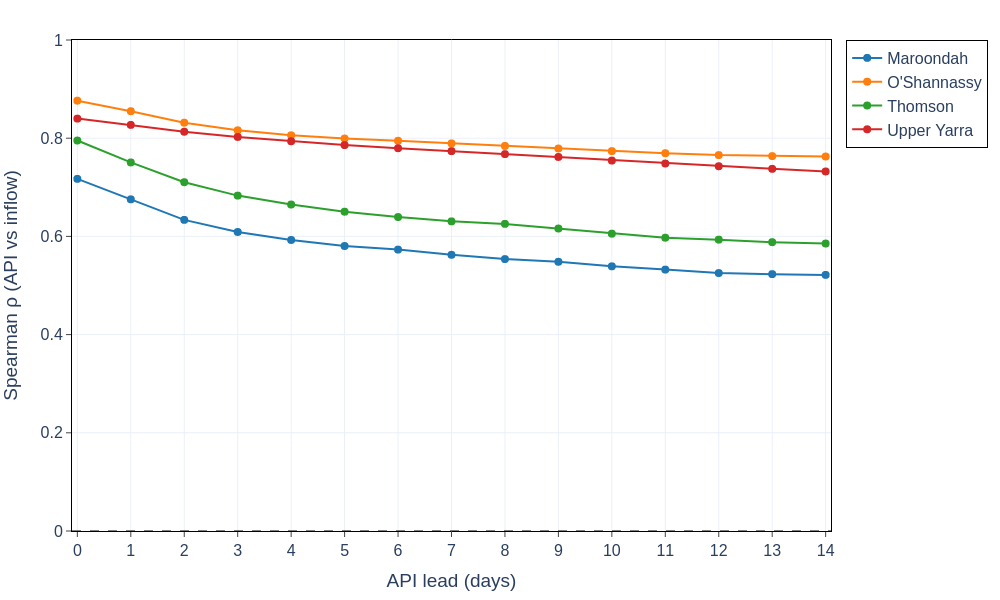

Write the Python code that produced this figure.
# filename: api_lag_analysis.py
import pandas as pd
import numpy as np
from scipy.stats import spearmanr
import plotly.graph_objects as go
import plotly.io as pio

file_name = "MWC_raw_water_reservoirs_2015_2019.xlsx"

# Load necessary datasets
xls = pd.ExcelFile(file_name)
df_rainfall = pd.read_excel(xls, sheet_name="MajorCatchmentRainfal")
df_inflow = pd.read_excel(xls, sheet_name="MajorStorageStreamflow")
df_summary = pd.read_csv("api_calibration_summary.csv")

# Convert dates
df_rainfall['recorddate'] = pd.to_datetime(df_rainfall['recorddate'])
df_inflow['recorddate'] = pd.to_datetime(df_inflow['recorddate'])

# Rename inflow column for convenience
df_inflow = df_inflow.rename(columns={"Streamflow into reservoir (ML/d)":"inflow_ML_d"})

# Reservoirs with api summary and both rainfall and inflow data
common_dams = sorted(df_summary['dam'].unique())

# Define analysis full period
start_date = pd.Timestamp("2015-01-01")
end_date = pd.Timestamp("2019-12-31")

# Filter data and subset dams
df_rainfall = df_rainfall[(df_rainfall['recorddate'] >= start_date) & (df_rainfall['recorddate'] <= end_date) & (df_rainfall['dam'].isin(common_dams))]
df_inflow = df_inflow[(df_inflow['recorddate'] >= start_date) & (df_inflow['recorddate'] <= end_date) & (df_inflow['dam'].isin(common_dams))]

# Pivot rainfall and inflow to wide format aligned by date and dam
pivot_rainfall = df_rainfall.pivot(index='recorddate', columns='dam', values='rainfall_mm')
pivot_inflow = df_inflow.pivot(index='recorddate', columns='dam', values='inflow_ML_d')

# Reindex rainfall to full date range and fill missing rainfall with 0
full_dates = pd.date_range(start_date, end_date, freq='D')
pivot_rainfall = pivot_rainfall.reindex(full_dates).fillna(0)
pivot_inflow = pivot_inflow.reindex(full_dates)  # Do not fill inflow

lags = range(0,15)  # 0 to 14 days lag

results = []

for dam in common_dams:
    k_opt = df_summary.loc[df_summary['dam']==dam, 'k_opt'].values[0]
    rain_series = pivot_rainfall[dam]
    inflow_series = pivot_inflow[dam]
    
    # Compute API for entire period using optimal k
    api_vals = np.zeros(len(rain_series))
    api_vals[0] = rain_series.iat[0]
    for t in range(1,len(rain_series)):
        api_vals[t] = rain_series.iat[t] + k_opt * api_vals[t-1]
    api_series = pd.Series(api_vals, index=rain_series.index)

    for lag in lags:
        # Correlate API[t] with inflow[t+lag]
        inflow_shifted = inflow_series.shift(-lag)  # inflow moves backward so inflow[t+lag] aligns to API[t]
        combined = pd.DataFrame({'API': api_series, 'inflow': inflow_shifted}).dropna()
        n_pairs = combined.shape[0]
        if n_pairs == 0:
            rho = np.nan
        else:
            rho, _ = spearmanr(combined['API'], combined['inflow'])
        results.append({'dam': dam, 'k_opt': k_opt, 'lag_days': lag, 'spearman_rho': rho, 'n_pairs': n_pairs})

df_results = pd.DataFrame(results)

# Plot
fig = go.Figure()

colors = ['#1f77b4', '#ff7f0e', '#2ca02c', '#d62728']
color_map = dict(zip(common_dams, colors))

for dam in common_dams:
    df_dam = df_results[df_results['dam'] == dam]
    fig.add_trace(go.Scatter(
        x=df_dam['lag_days'],
        y=df_dam['spearman_rho'],
        mode='lines+markers',
        name=dam,
        line=dict(color=color_map[dam]),
        marker=dict(size=8)
    ))

# Horizontal zero line
fig.add_hline(y=0, line=dict(color='black', width=1, dash='dash'))

# Layout
fig.update_layout(
    xaxis=dict(
        title='API lead (days)',
        dtick=1,
        range=[-0.1,14.1],
        showgrid=True,
        zeroline=False,
        linecolor='black',
        ticks='outside',
        mirror=True,
    ),
    yaxis=dict(
        title='Spearman ρ (API vs inflow)',
        range=[0,1],  # Changed from [-1, 1] to [0,1] as requested
        showgrid=True,
        zeroline=False,
        linecolor='black',
        ticks='outside',
        mirror=True,
    ),
    legend=dict(
        bordercolor='black',
        borderwidth=1,
    ),
    template='plotly_white',
    font=dict(size=16),
    margin=dict(t=40,b=40,l=60,r=40),
    hovermode='x unified'
)

# Save files
base_name = "api_lag_analysis"
csv_filename = f"{base_name}.csv"
html_filename = f"{base_name}.html"
png_filename = f"{base_name}.png"
py_filename = f"{base_name}.py"

df_results.to_csv(csv_filename, index=False)

pio.write_html(fig, file=html_filename, include_plotlyjs='cdn', full_html=True, config={'displayModeBar': True})
fig.write_image(png_filename, width=1000, height=600, scale=1, engine='kaleido')

print(py_filename)
print(csv_filename)
print(html_filename)
print(png_filename)
